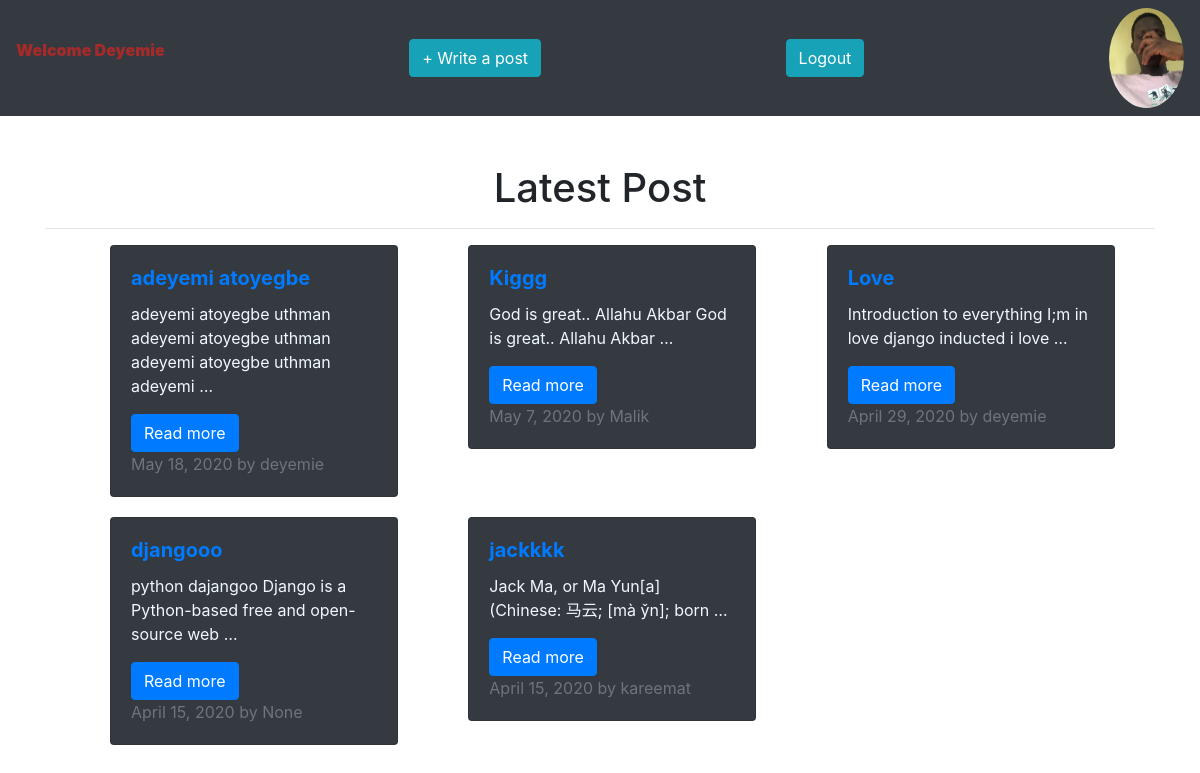
The app's page / (signed in), older data.
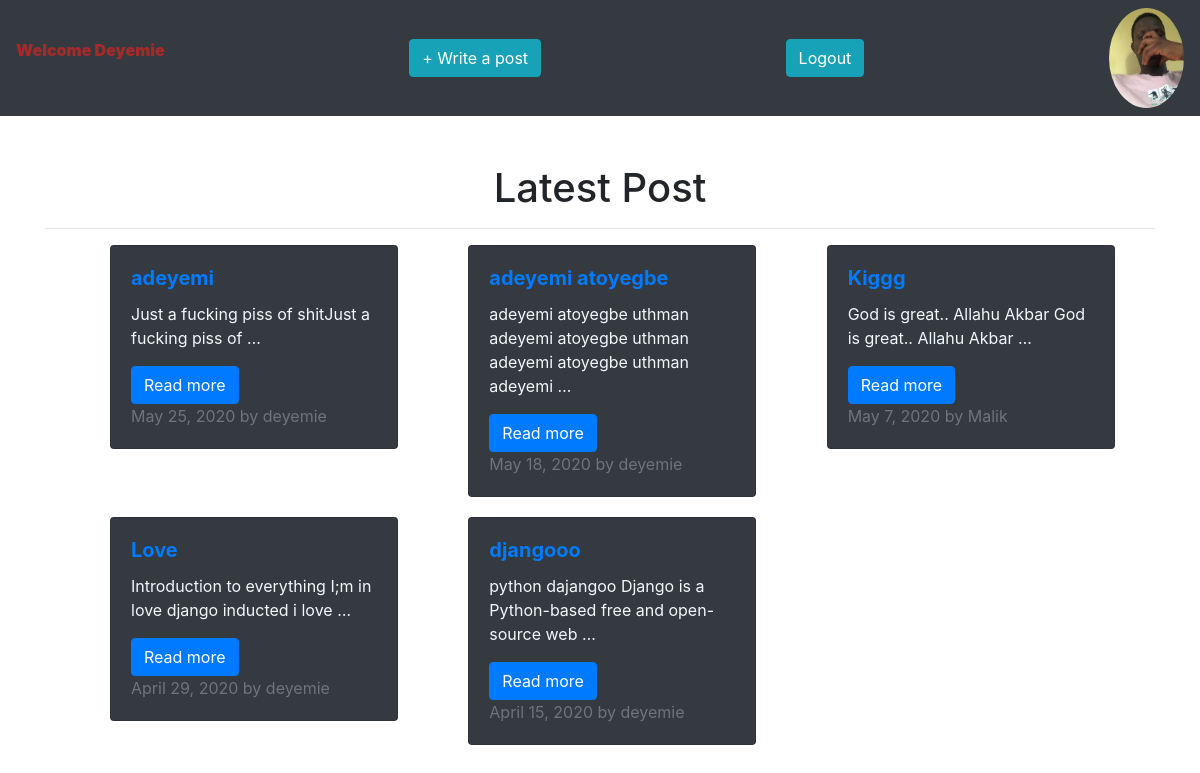
The same page, newer data.
### blog/models.py (models this page shows, shortened)
class Profile(models.Model):
    user = models.OneToOneField(User, null=True, blank=True, on_delete=models.CASCADE)
    name = models.CharField(max_length=200, null=True)
    email = models.EmailField(max_length=200, null=True)
    profile_pic = models.ImageField(default="download.png", null=True, blank=True)
    phone = models.IntegerField(null=True)
    date_created= models.DateTimeField(auto_now_add=True)

class Blog(models.Model):
    title = models.CharField(max_length=100, null=False, unique=True)
    slug = models.SlugField(max_length=100, unique=True, null=True)
    body = models.TextField()
    creator = models.ForeignKey(User, null=True, on_delete=models.SET_NULL)
    profile_pic = models.ImageField(default="jeez.png", null=True, blank=True)
    date_posted= models.DateTimeField(auto_now_add=True)

### blog/views.py (the view)
# urls.py: path('', views.home, name='home'),
def home(request):
    blog = Blog.objects.all()
    blog_posts = blog.filter(
            date_posted__lte=timezone.now()
            ).order_by('-date_posted')[:5]
    myFilter = blogFilter(request.GET, queryset=blog)
    searchResult = myFilter.qs
    context = {'blog_posts': blog_posts, 'myFilter': myFilter, 'searchResult': searchResult}
    template_name = 'blog/homepage.html'
    return render(request, template_name, context)

### templates/blog/homepage.html (shortened to what this page needs)
{% extends 'blog/main.html' %}
{% load static %}
{% block content %}
<div class="container">
    <br>
    <br>
    <h1 class="text-center">
        Latest Post
       </h1>
    <hr>
    <div class="row">
        {% for blog_post in blog_posts %}
            <div class="col-lg-4  col-md-2">
                <div class="card bg-dark" style="width: 18rem; margin-bottom: 20px; color: aliceblue;">
                    <div class="card-body">
                    <h5 class="card-title font-weight-bold"><a href="{% url 'blog' blog_post.id %}">{{ blog_post.title}}</a></h5>
                    <p class="card-text"> {{ blog_post.body| truncatewords:10 }}</p>
                    <a href="{% url 'blog' blog_post.id %}" class="btn btn-primary">Read more</a> <br>
                    <span class="text-muted"> {{blog_post.date_posted.date }} by {{blog_post.creator}}
                    </span>
                    </div>
                </div>
            </div>
    <br>
    {% endfor %}
    </div>
</div>
{% endblock %}

### templates/blog/main.html (shortened to what this page needs)
{% load static %}
<!DOCTYPE html>
<html lang="en">
<head>
</head>
<body>
    {% load bootstrap4 %}
    {% bootstrap_css %}
    {% include 'blog/navbar.html'%}
    {% block content %}
    {% endblock %}
</body>
<link rel="stylesheet" href="{% static 'js/bootstrap.min.js' %}">
</html>

### templates/blog/navbar.html (shortened to what this page needs)
{% block content %}
{% if user.is_authenticated %}
  <nav class="navbar navbar-dark bg-dark">
      <p class="users"> Welcome {{ request.user|capfirst }} </p>
      <a href="{% url 'create_blog' %}" class="btn btn-md btn-info"> &#43; Write a post </a>
      <a href="{% url 'logout' %}" class="btn btn-info">Logout</a>
    <a href="{% url 'profile' %}"><img class="profile-pic" src="{{request.user.profile.profile_pic.url}}" alt="profile" ></a>
  </nav>
{% endif %}
{% endblock %}

### templates/blog/navbar.html (style rules this page uses)
.users { color: brown; font-weight: 900; }
.profile-pic { max-width: 100px; max-height: 100px; margin: 0 auto; border-radius: 60%; }

### templates/blog/homepage.html (style rules this page uses)
@media screen { .row { margin-left: 50px; } }

Row changes from the older to the newer data that the page shows:
no longer on this page (row unchanged): Blog: title "jackkkk", body "Jack Ma, or Ma Yun[a] (Chinese: 马云; [mà y̌n]; born …", date_posted "April 15, 2020", creator "kareemat"
added Blog: title "adeyemi", body "Just a fucking piss of shitJust a fucking piss of …", date_posted "May 25, 2020", creator "deyemie"
changed Blog "djangooo": creator "None" → "deyemie"
